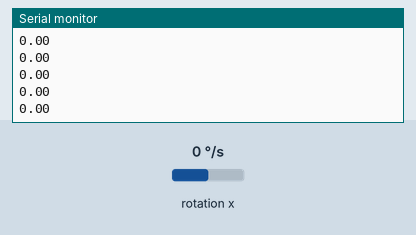
This sketch was run on a simulated Arduino Uno, built with avr-gcc and run on an emulated ATmega328P. Shown: the last lines printed to the serial monitor. The test bench sets the inputs (shaded band); at power-on: rotation x 0 °/s.

Above: at 1.2 s.
1.3 s: rotation x set to -192 °/s
At 2.0 s:
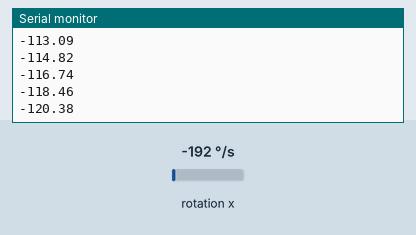
2.8 s: rotation x set to -100 °/s
At 3.4 s:
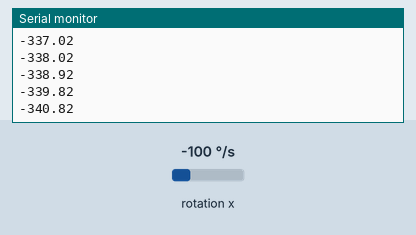
Timing chart, 0 to 5.8 s (numbered marks = the images above; inputs shaded):
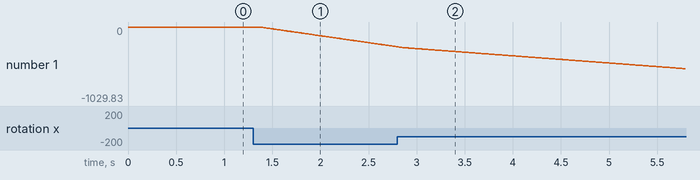

Measured:
- after the input at 1.3 s, the serial monitor: prints a new line after 0.07 s (image 1)
- plotted number 1: 0 → -274.75 after the input at 1.3 s

The sketch:

gyro_test.ino
```cpp
#include "Wire.h"
#include "I2Cdev.h"
#include "MPU6050.h"

MPU6050 mpu;

int16_t gyroX, gyroRate;
float gyroAngle=0;
unsigned long currTime, prevTime=0, loopTime;

void setup() {
  mpu.initialize();
  Serial.begin(9600);
}

void loop() {
  currTime = millis();
  loopTime = currTime - prevTime;
  prevTime = currTime;

  gyroX = mpu.getRotationX();
  gyroRate = map(gyroX, -32768, 32767, -250, 250);
  gyroAngle = gyroAngle + (float)gyroRate*loopTime/1000;

  Serial.println(gyroAngle);
}
```
